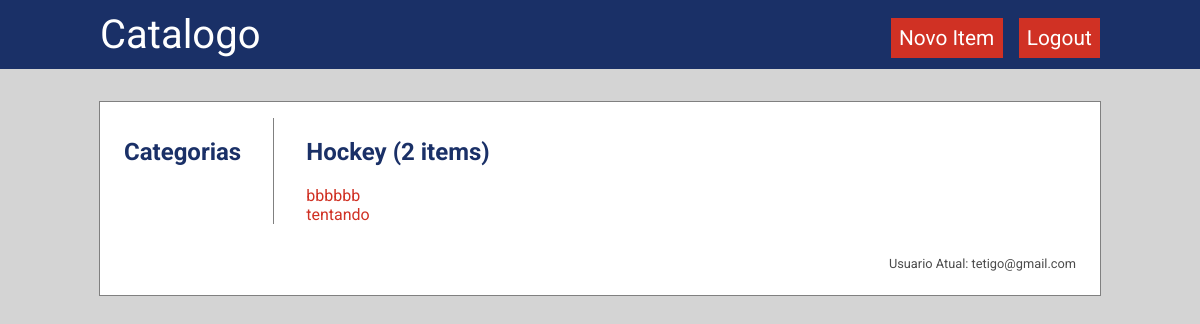
The page /catalog/Hockey (signed in) on the database its author committed.
### models.py (models this page shows, shortened)
class Category(db.Model):
    __tablename__ = "category"
    id = db.Column(db.Integer, primary_key=True)
    name = db.Column(db.String(100), unique=True, nullable=False)
    items = db.relationship('Item', backref="category", uselist=True)

class Item(db.Model):
    __tablename__ = "item"
    id = db.Column(db.Integer, primary_key=True)
    title = db.Column(db.String(100), unique=True, nullable=False)
    description = db.Column(db.Text)
    created_at = db.Column(db.DateTime, nullable=True, default=datetime.now())
    category_id = db.Column(db.Integer, db.ForeignKey(
        'category.id', ondelete='CASCADE'))
    user_id = db.Column(db.Integer, db.ForeignKey('users.id'))

class User(db.Model, UserMixin):
    __tablename__ = 'users'
    id = db.Column(db.Integer, primary_key=True)
    email = db.Column(db.String(200), unique=True, nullable=False)
    name = db.Column(db.String(100))
    token = db.Column(db.Text)
    items = db.relationship('Item', backref="user", uselist=True)

### app.py (the view)
@app.route('/catalog/<category>')
def list_category(category):
    items = Item.query.join(Category).filter(Category.name == category)\
        .order_by(desc(Item.id)).all()
    return render_template(
        'category.html', category=category, items=items,
        categories=[c.name for c in Category.query.all()]
    )

### app.py (called while the page is built)
@login_manager.user_loader
def load_user(user_id):
    return User.query.get(int(user_id))

@app.before_request
def set_login_status():
    if current_user.is_authenticated:
        g.logged_in = True
        g.user_email = current_user.email
    else:
        g.logged_in = False

### templates/category.html
{% extends "home.html" %}
{% block rightside %}
	<h2>{{ category }} ({{ items|length }} items)</h2>
	{% for i in items %}
		{% set url = url_for('item_view', category=category, item=i.title) %}
		<a class="block-link" href='{{ url }}'>{{ i.title }}</a>
	{% endfor %}
{% endblock %}

### templates/base.html (shortened to what this page needs)
<!DOCTYPE html>
<html>
<head>
	<link rel="stylesheet" type="text/css" href="{{url_for('static', filename='style.css')}}">
</head>
<body>
<header>
	<div id="heading">
		<span class="heading-name">
		<a href="/">Catalogo</a>
		</span>
		<span class="row-space"></span>
		{% if g.logged_in %}
			<a class="bar-btn" href="{{ url_for('new_item') }}">Novo Item</a>
		{% endif %}
		<div class="vertical-space"></div>
		<a class="bar-btn" href="{% if g.logged_in %}{{ url_for('logout') }}{% else %}{{ url_for('login') }}{% endif %}">
		{% if g.logged_in %}Logout{% else %}Login{% endif %}
		</a>
	</div>
</header>
<div class="content">
	<div class="content-2">
	{% block content %}
	{% endblock %}
	{% if g.logged_in %}
		<div class="faded current-user">
			Usuario Atual: {{ g.user_email }}
		</div>
	{% endif %}
	</div>
</div>
</body>
</html>

### static/style.css (style rules this page uses)
body { margin: 0 auto 0 auto; font-family: 'Roboto', sans-serif; background-color: #D4D4D4; }
header { background-color: #1a3067; }
#heading { max-width: 1000px; margin: 0 auto 0 auto; padding: 0.7em 0 0.7em 0; display: flex; flex-direction: row; }
#heading .heading-name a { color: white; font-size: 2.5em; text-decoration: none; }
#heading .bar-btn { align-self: flex-end; justify-content: center; background-color: #D03124; color: white; font-size: 1.3em; padding: 0.4em 0.4em 0.4em 0.4em; text-decoration: none; }
div.content { max-width: 1000px; margin: 2em auto 0 auto; border: 1px solid gray; background-color: white; }
div.content-2 { height: 100%; margin: 0 1.5em 0 1.5em; padding: 1em 0 1.5em 0; }
div.current-user { text-align: right; margin-top: 2.5em; }
h1, h2 { color: #1a3067; }
a { color: #D03124; text-decoration: none; }
a.block-link { display: block; color: #D03124; }
div.vertical-space { align-self: stretch; width: 1em; }
.row-space { flex-grow: 1000; }
.faded { opacity: 0.7; font-size: 0.8em; }

### rows shown on the page
Category: name "Hockey"
Item: title "bbbbbb"
Item: title "tentando"
User: user_email "tetigo@gmail.com"

### other values the page prints
{{ items|length }} "2"
